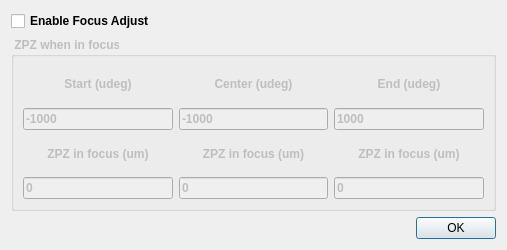
<?xml version="1.0" encoding="UTF-8"?>
<ui version="4.0">
 <class>Dialog</class>
 <widget class="QDialog" name="Dialog">
  <property name="geometry">
   <rect>
    <x>0</x>
    <y>0</y>
    <width>507</width>
    <height>250</height>
   </rect>
  </property>
  <property name="minimumSize">
   <size>
    <width>507</width>
    <height>250</height>
   </size>
  </property>
  <property name="maximumSize">
   <size>
    <width>507</width>
    <height>250</height>
   </size>
  </property>
  <property name="windowTitle">
   <string>Define ZPZ Focus Adjustments</string>
  </property>
  <layout class="QVBoxLayout" name="verticalLayout_8">
   <item>
    <widget class="QCheckBox" name="zpzEnableAdjustChkBox">
     <property name="minimumSize">
      <size>
       <width>485</width>
       <height>20</height>
      </size>
     </property>
     <property name="font">
      <font>
       <weight>75</weight>
       <bold>true</bold>
      </font>
     </property>
     <property name="text">
      <string>Enable Focus Adjust</string>
     </property>
    </widget>
   </item>
   <item>
    <widget class="QGroupBox" name="zpzAdjustGrpBox">
     <property name="enabled">
      <bool>false</bool>
     </property>
     <property name="minimumSize">
      <size>
       <width>485</width>
       <height>145</height>
      </size>
     </property>
     <property name="font">
      <font>
       <weight>75</weight>
       <bold>true</bold>
      </font>
     </property>
     <property name="title">
      <string> ZPZ when in focus</string>
     </property>
     <layout class="QVBoxLayout" name="verticalLayout_7">
      <item>
       <layout class="QHBoxLayout" name="horizontalLayout">
        <item>
         <layout class="QVBoxLayout" name="verticalLayout">
          <item>
           <widget class="QLabel" name="label_23">
            <property name="font">
             <font>
              <weight>75</weight>
              <bold>true</bold>
             </font>
            </property>
            <property name="text">
             <string>Start (udeg)</string>
            </property>
            <property name="alignment">
             <set>Qt::AlignCenter</set>
            </property>
           </widget>
          </item>
          <item>
           <widget class="QLineEdit" name="startGTFld">
            <property name="enabled">
             <bool>false</bool>
            </property>
            <property name="text">
             <string>-1000</string>
            </property>
           </widget>
          </item>
         </layout>
        </item>
        <item>
         <layout class="QVBoxLayout" name="verticalLayout_2">
          <item>
           <widget class="QLabel" name="label_25">
            <property name="font">
             <font>
              <weight>75</weight>
              <bold>true</bold>
             </font>
            </property>
            <property name="text">
             <string>Center (udeg)</string>
            </property>
            <property name="alignment">
             <set>Qt::AlignCenter</set>
            </property>
           </widget>
          </item>
          <item>
           <widget class="QLineEdit" name="centerGTFld">
            <property name="enabled">
             <bool>false</bool>
            </property>
            <property name="text">
             <string>-1000</string>
            </property>
           </widget>
          </item>
         </layout>
        </item>
        <item>
         <layout class="QVBoxLayout" name="verticalLayout_3">
          <item>
           <widget class="QLabel" name="label_24">
            <property name="font">
             <font>
              <weight>75</weight>
              <bold>true</bold>
             </font>
            </property>
            <property name="text">
             <string>End (udeg)</string>
            </property>
            <property name="alignment">
             <set>Qt::AlignCenter</set>
            </property>
           </widget>
          </item>
          <item>
           <widget class="QLineEdit" name="endGTFld">
            <property name="enabled">
             <bool>false</bool>
            </property>
            <property name="text">
             <string>1000</string>
            </property>
           </widget>
          </item>
         </layout>
        </item>
       </layout>
      </item>
      <item>
       <layout class="QHBoxLayout" name="horizontalLayout_2">
        <item>
         <layout class="QVBoxLayout" name="verticalLayout_4">
          <item>
           <widget class="QLabel" name="label_26">
            <property name="font">
             <font>
              <weight>75</weight>
              <bold>true</bold>
             </font>
            </property>
            <property name="text">
             <string>ZPZ in focus (um)</string>
            </property>
            <property name="alignment">
             <set>Qt::AlignCenter</set>
            </property>
           </widget>
          </item>
          <item>
           <widget class="QLineEdit" name="zpzStartInFocusFld">
            <property name="toolTip">
             <string>The  value in (um) of ZPZ when image is in focus at starting angle</string>
            </property>
            <property name="text">
             <string>0</string>
            </property>
           </widget>
          </item>
         </layout>
        </item>
        <item>
         <layout class="QVBoxLayout" name="verticalLayout_5">
          <item>
           <widget class="QLabel" name="label_28">
            <property name="font">
             <font>
              <weight>75</weight>
              <bold>true</bold>
             </font>
            </property>
            <property name="text">
             <string>ZPZ in focus (um)</string>
            </property>
            <property name="alignment">
             <set>Qt::AlignCenter</set>
            </property>
           </widget>
          </item>
          <item>
           <widget class="QLineEdit" name="zpzCenterInFocusFld">
            <property name="toolTip">
             <string>The value of ZPZ in (um) when the image is in focus and the angle is in the center of rotation</string>
            </property>
            <property name="text">
             <string>0</string>
            </property>
           </widget>
          </item>
         </layout>
        </item>
        <item>
         <layout class="QVBoxLayout" name="verticalLayout_6">
          <item>
           <widget class="QLabel" name="label_27">
            <property name="font">
             <font>
              <weight>75</weight>
              <bold>true</bold>
             </font>
            </property>
            <property name="text">
             <string>ZPZ in focus (um)</string>
            </property>
            <property name="alignment">
             <set>Qt::AlignCenter</set>
            </property>
           </widget>
          </item>
          <item>
           <widget class="QLineEdit" name="zpzStopInFocusFld">
            <property name="toolTip">
             <string>The v alue of ZPZ in (um) when the image is in focus at the last angle of rotation</string>
            </property>
            <property name="text">
             <string>0</string>
            </property>
           </widget>
          </item>
         </layout>
        </item>
       </layout>
      </item>
     </layout>
    </widget>
   </item>
   <item>
    <layout class="QHBoxLayout" name="horizontalLayout_3">
     <item>
      <spacer name="horizontalSpacer">
       <property name="orientation">
        <enum>Qt::Horizontal</enum>
       </property>
       <property name="sizeHint" stdset="0">
        <size>
         <width>40</width>
         <height>20</height>
        </size>
       </property>
      </spacer>
     </item>
     <item>
      <widget class="QPushButton" name="okBtn">
       <property name="focusPolicy">
        <enum>Qt::ClickFocus</enum>
       </property>
       <property name="text">
        <string>OK</string>
       </property>
       <property name="autoDefault">
        <bool>true</bool>
       </property>
      </widget>
     </item>
    </layout>
   </item>
  </layout>
 </widget>
 <resources/>
 <connections/>
</ui>
